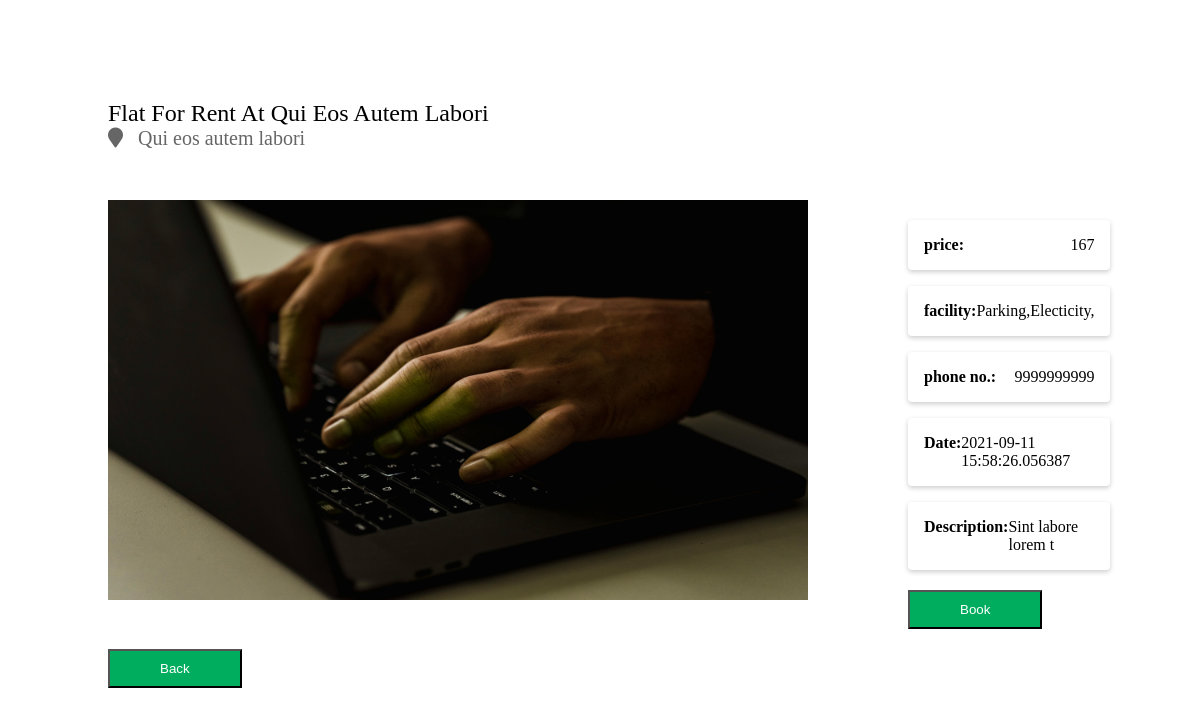
The app's page /detail_info.php?h_id=31 (signed in) with its own data.
### tables this page shows
CREATE TABLE `houseinfo` (
  `h_id` int(11) NOT NULL,
  `uid` int(11) DEFAULT NULL,
  `location` varchar(50) NOT NULL,
  `room_type` varchar(11) NOT NULL,
  `facility` varchar(40) NOT NULL,
  `price` varchar(11) NOT NULL,
  `description` varchar(110) NOT NULL,
  `phone` varchar(10) NOT NULL,
  `date_submission` timestamp(6) NOT NULL DEFAULT current_timestamp(6) ON UPDATE current_timestamp(6),
  `image` varchar(110) NOT NULL,
  `status` int(11) NOT NULL,
  `book` int(5) NOT NULL
);

### detail_info.php (the view, shortened to what this page needs)
<!DOCTYPE html>
<html>
<head>
	<link rel="stylesheet" type="text/css" href="detail_info.css">
	<link rel="stylesheet" href="https://cdnjs.cloudflare.com/ajax/libs/font-awesome/5.15.3/css/all.min.css" />
</head>
<body>
	<div class="container">
		<?php
			include 'db_connect.php';
				$hid = $_GET['h_id'];
					$sql_view_owners = "SELECT * FROM houseinfo where h_id = $hid";
					$stmt = mysqli_stmt_init($conn);
					$view_customer=[];
					if(!mysqli_stmt_prepare($stmt, $sql_view_owners)){
					}else{
						mysqli_stmt_execute($stmt);
						$result = mysqli_stmt_get_result($stmt);
						while($row = mysqli_fetch_assoc($result)){
							array_push($view_customer, $row);
						}
					}
			?>
			<?php foreach($view_customer as $value) { ?>
				<div class="heading">
					<?php echo $value['room_type']; ?> for rent at  <?php echo $value['location']; ?>
				</div>
				<div class= 'font1'>
					<?php echo "<i class='fa fa-map-marker'></i>".$value['location']; ?>
				</div>
				<div class="image">
					<?php
						$image = $value['image'];
						echo "<img src='assets/images/$image' alt='Image is not available'/>";
					?>
				</div>
				<div class="info">
					<div class="pad">
						<div class="card-single">
							<strong>price:</strong>
							<?php echo $value['price']; ?>
						</div>
						<div class="card-single">
							<strong>facility:</strong>
							<?php echo $value['facility']; ?>
						</div>
						<div class="card-single">
							<strong>phone no.:</strong>
							<?php echo $value['phone']; ?>
						</div>
						<div class="card-single">
							<strong>Date:</strong>
							<?php echo $value['date_submission']; ?>
						</div>
						<div class="card-single">
							<strong>Description:</strong>
								<?php echo $value['description']; ?><br>
						</div>
					</div>
				</div>
				<div class="button">
				<?php if($value['book'] == 0): ?>
    <a onclick='javascript:confirmationBook($(this));return false;' href="booked_data.php?h_id=<?php echo $value['h_id']; ?>">
        <button>Book</button>
    </a>
<?php endif; ?>
					<a href="house_detail1.php"> <button>Back</button></a>
				</div>
			<?php } ?>
	</div>
</body>
</html>

### detail_info.css (style rules this page uses)
.container { margin: 100px; }
.heading { font-size: 24px; text-transform: capitalize; }
.font1 { font-size: 20px; color: #666; }
.font1 i { padding-right: 15px; }
.image img { height: 400px; width: 700px; }
.image { float: left; padding: 50px 100px 0 0; }
.info { padding-top: 70px; }
.pad { display: grid; grid-template-columns: repeat(1, 1fr); grid-gap: 1rem; }
.card-single { display: flex; justify-content: space-between; background-color: #fff; padding: 1rem; box-sizing: border-box; border-radius: 4px; box-shadow: 0 2px 5px rgba(0,0,0,.2); }
.container button { margin-top: 20px; padding: 10px 50px; background-color: #00ad5f; color: #fff; cursor: pointer; }

### records on screen
houseinfo: room_type "Flat", location "Qui Eos Autem Labori", location "Qui eos autem labori", image (picture), price "167", facility "Parking,Electicity,", phone "9999999999", date_submission "2021-09-11 15:58:26.056387", description "Sint labore lorem t"
